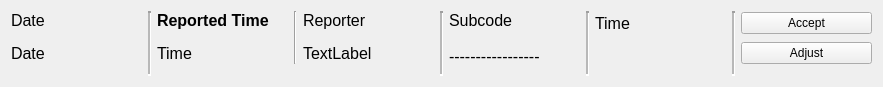
<?xml version="1.0" encoding="UTF-8"?>
<ui version="4.0">
 <class>project_pending_request</class>
 <widget class="QWidget" name="project_pending_request">
  <property name="geometry">
   <rect>
    <x>0</x>
    <y>0</y>
    <width>883</width>
    <height>66</height>
   </rect>
  </property>
  <property name="maximumSize">
   <size>
    <width>16777215</width>
    <height>100</height>
   </size>
  </property>
  <property name="windowTitle">
   <string>Form</string>
  </property>
  <layout class="QGridLayout" name="gridLayout">
   <item row="0" column="7" rowspan="5">
    <widget class="Line" name="line_3">
     <property name="lineWidth">
      <number>2</number>
     </property>
     <property name="midLineWidth">
      <number>2</number>
     </property>
     <property name="orientation">
      <enum>Qt::Vertical</enum>
     </property>
    </widget>
   </item>
   <item row="0" column="8" rowspan="2">
    <widget class="QLabel" name="description">
     <property name="font">
      <font>
       <pointsize>12</pointsize>
       <weight>50</weight>
       <bold>false</bold>
      </font>
     </property>
     <property name="text">
      <string>Time</string>
     </property>
    </widget>
   </item>
   <item row="2" column="2">
    <widget class="QLabel" name="time">
     <property name="font">
      <font>
       <pointsize>12</pointsize>
       <weight>50</weight>
       <bold>false</bold>
      </font>
     </property>
     <property name="text">
      <string>Time</string>
     </property>
    </widget>
   </item>
   <item row="0" column="5" rowspan="5">
    <widget class="Line" name="line_2">
     <property name="lineWidth">
      <number>2</number>
     </property>
     <property name="midLineWidth">
      <number>2</number>
     </property>
     <property name="orientation">
      <enum>Qt::Vertical</enum>
     </property>
    </widget>
   </item>
   <item row="0" column="0">
    <widget class="QLabel" name="label">
     <property name="font">
      <font>
       <pointsize>12</pointsize>
      </font>
     </property>
     <property name="text">
      <string>Date</string>
     </property>
    </widget>
   </item>
   <item row="2" column="6" rowspan="2">
    <widget class="QLabel" name="subcode">
     <property name="font">
      <font>
       <pointsize>12</pointsize>
       <weight>50</weight>
       <bold>false</bold>
      </font>
     </property>
     <property name="text">
      <string>-----------------</string>
     </property>
    </widget>
   </item>
   <item row="0" column="6">
    <widget class="QLabel" name="time_3">
     <property name="font">
      <font>
       <pointsize>12</pointsize>
       <weight>50</weight>
       <bold>false</bold>
      </font>
     </property>
     <property name="text">
      <string>Subcode</string>
     </property>
    </widget>
   </item>
   <item row="0" column="1" rowspan="5">
    <widget class="Line" name="line">
     <property name="lineWidth">
      <number>2</number>
     </property>
     <property name="midLineWidth">
      <number>2</number>
     </property>
     <property name="orientation">
      <enum>Qt::Vertical</enum>
     </property>
    </widget>
   </item>
   <item row="0" column="2">
    <widget class="QLabel" name="label_2">
     <property name="font">
      <font>
       <pointsize>12</pointsize>
       <weight>75</weight>
       <bold>true</bold>
      </font>
     </property>
     <property name="text">
      <string>Reported Time</string>
     </property>
    </widget>
   </item>
   <item row="2" column="0">
    <widget class="QLabel" name="date">
     <property name="font">
      <font>
       <pointsize>12</pointsize>
      </font>
     </property>
     <property name="text">
      <string>Date</string>
     </property>
    </widget>
   </item>
   <item row="2" column="12">
    <widget class="QPushButton" name="adjust">
     <property name="text">
      <string>Adjust</string>
     </property>
    </widget>
   </item>
   <item row="0" column="12" rowspan="2">
    <widget class="QPushButton" name="accept">
     <property name="text">
      <string>Accept</string>
     </property>
    </widget>
   </item>
   <item row="2" column="4">
    <widget class="QLabel" name="reporter">
     <property name="font">
      <font>
       <pointsize>12</pointsize>
      </font>
     </property>
     <property name="text">
      <string>TextLabel</string>
     </property>
    </widget>
   </item>
   <item row="0" column="10" rowspan="5">
    <widget class="Line" name="line_4">
     <property name="lineWidth">
      <number>2</number>
     </property>
     <property name="midLineWidth">
      <number>2</number>
     </property>
     <property name="orientation">
      <enum>Qt::Vertical</enum>
     </property>
    </widget>
   </item>
   <item row="0" column="4">
    <widget class="QLabel" name="label_3">
     <property name="font">
      <font>
       <pointsize>12</pointsize>
      </font>
     </property>
     <property name="text">
      <string>Reporter</string>
     </property>
    </widget>
   </item>
   <item row="0" column="3" rowspan="3">
    <widget class="Line" name="line_5">
     <property name="maximumSize">
      <size>
       <width>16777215</width>
       <height>100</height>
      </size>
     </property>
     <property name="orientation">
      <enum>Qt::Vertical</enum>
     </property>
    </widget>
   </item>
  </layout>
 </widget>
 <resources/>
 <connections/>
</ui>
